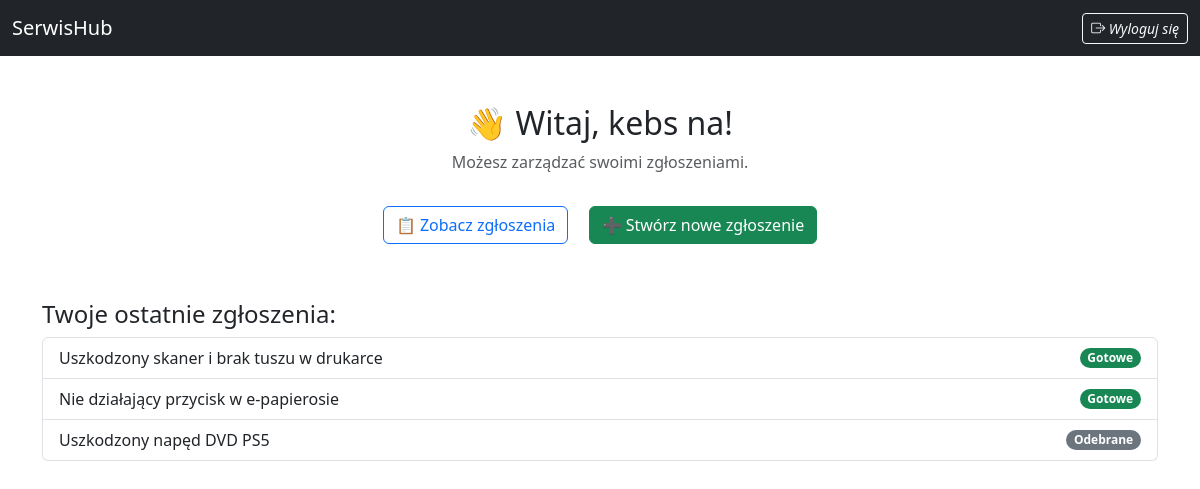
Page /users/main/ (signed in) on the committed database.
### users/models.py (models this page shows, shortened)
class CustomUser(AbstractBaseUser, PermissionsMixin):
    email = models.EmailField(unique=True)
    first_name = models.CharField(max_length=150, blank=True, null=True)
    last_name = models.CharField(max_length=150, blank=True, null=True)
    rola = models.CharField(
        choices=[('klient', 'Klient'), ('pracownik', 'Pracownik'), ('admin', 'Admin')],
        max_length=20,
        default='klient'
    )
    is_active = models.BooleanField(default=True)
    is_staff = models.BooleanField(default=False)
    USERNAME_FIELD = 'email'
    REQUIRED_FIELDS = []
    objects = CustomUserManager()

### tickets/models.py (models this page shows, shortened)
class Ticket(models.Model):
	STATUS_CHOICES = [
		('nowe', 'Nowe'),
		('gotowe', 'Gotowe'),
		('w trakcie', 'W trakcie'),
		('odebrane', 'Odebrane'),
	]
	tytul = models.CharField(max_length=100)
	opis = models.TextField(blank=True)
	data_utworzenia = models.DateTimeField(auto_now_add=True)
	status = models.CharField(choices=STATUS_CHOICES, max_length=100, default='nowe')
	zdjecie = models.ImageField(upload_to='ticket_zdjecia/', blank=True, null=True)
	uzytkownik = models.ForeignKey(settings.AUTH_USER_MODEL, on_delete=models.CASCADE, null=True, blank=True, default=None)
	pracownik = models.ForeignKey(settings.AUTH_USER_MODEL, null=True, blank=True, default=None, on_delete=models.SET_NULL, related_name="tickety_przypisane")

### users/views.py (the view)
# urls.py: path('main/', main_view, name='main'),
def main_view(request):
    storage = get_messages(request)
    retrieved_messages_list = list(storage)
    if retrieved_messages_list:
        print(f"DEBUG (GET main_view): Pobrano wiadomości: {retrieved_messages_list}")
    recent_tickets_list = []
    if request.user.is_authenticated:
        print(f"DEBUG main_view: Próba pobrania zgłoszeń dla użytkownika: {request.user.email} (ID: {request.user.id})")
        if Ticket:
            try:
                if request.user.is_superuser:
                    recent_tickets_queryset = Ticket.objects.all().order_by('-data_utworzenia')
                    print("DEBUG main_view: Admin – wyświetlam wszystkie zgłoszenia.")
                elif request.user.is_staff:
                    recent_tickets_queryset = Ticket.objects.filter(pracownik=request.user).order_by('-data_utworzenia')[:10]
                    print("DEBUG main_view: Pracownik – wyświetlam zgłoszenia przypisane do niego.")
                else:
                    recent_tickets_queryset = Ticket.objects.filter(uzytkownik=request.user).order_by('-data_utworzenia')[:10]
                    print("DEBUG main_view: Klient – wyświetlam swoje zgłoszenia.")
                recent_tickets_list = list(recent_tickets_queryset)
                print(f"DEBUG main_view: Liczba znalezionych zgłoszeń: {len(recent_tickets_list)}")
                if len(recent_tickets_list) > 0:
                    first_ticket_display = getattr(recent_tickets_list[0], 'tytul', f"ID: {recent_tickets_list[0].id}")
                    print(f"DEBUG main_view: Pierwsze znalezione zgłoszenie: {first_ticket_display}")
            except FieldError as e:
                print(f"!!! BŁĄD main_view: FieldError - Nazwa pola w modelu Ticket jest niepoprawna. Sprawdź model! Błąd: {e} !!!")
            except Exception as e:
                print(f"!!! BŁĄD main_view: Inny błąd podczas pobierania zgłoszeń: {e} (Typ: {type(e).__name__}) !!!")
        else:
            print("DEBUG main_view: Model Ticket nie jest dostępny (problem z importem), nie pobrano zgłoszeń.")
    context = {
        'recent_tickets': recent_tickets_list,
    }
    return render(request, 'main.html', context)

### users/templates/main.html (shortened to what this page needs)
{% extends 'base.html' %}
{% block content %}
{% if not request.user.is_authenticated %}
  <div class="container mt-5">
      <div class="card p-5 text-center shadow">
      <h2><i class="bi bi-house-door me-2"></i> Witaj w SerwisHub!</h2>
      <p class="lead text-muted">Zaloguj się lub zarejestruj, aby zarządzać zgłoszeniami serwisowymi.</p>
          <div class="mt-4">
      <a href="{% url 'login' %}" class="btn btn-primary m-2">👤 Zaloguj się</a>
              <a href="{% url 'register' %}" class="btn btn-secondary m-2">📝 Zarejestruj się</a>
        </div>
   </div>
  </div>
{% else %}
  <div class="container text-center mt-5">
      {% if user.is_superuser %}
        <h2 class="text-success">👑 Witaj, Administratorze {{ user.first_name|default:user.email }}!</h2>
        <p class="text-muted">Masz pełny dostęp do wszystkich zgłoszeń i użytkowników.</p>
      {% elif user.is_staff %}
        <h2 class="text-primary">🔧 Witaj, Pracowniku {{ user.first_name|default:user.email }}!</h2>
        <p class="text-muted">Możesz zarządzać zgłoszeniami przypisanymi do Ciebie.</p>
      {% else %}
        <h2>👋 Witaj, {{ user.first_name|default:user.email }}!</h2>
        <p class="text-muted">Możesz zarządzać swoimi zgłoszeniami.</p>
        <div class="my-4">
          <a href="{% url 'ticket-list' %}" class="btn btn-outline-primary m-2">
              📋 Zobacz zgłoszenia
          </a>
          <a href="{% url 'create_ticket' %}" class="btn btn-success m-2">
              ➕ Stwórz nowe zgłoszenie
          </a>
        </div>
      {% endif %}
      {% if recent_tickets %}
      <div class="mt-5 text-start">
          <h4>Twoje ostatnie zgłoszenia:</h4>
          <div class="list-group">
              {% for ticket in recent_tickets %}
              <a href="{% url 'ticket_detail' ticket.id %}" class="list-group-item list-group-item-action d-flex justify-content-between align-items-center">
                  {{ ticket.tytul|default:"Brak tytułu" }}
                  <span class="badge
                  {% if ticket.status == 'nowe' %} bg-primary rounded-pill
                  {% elif ticket.status == 'w trakcie' %} bg-warning rounded-pill
                  {% elif ticket.status == 'gotowe' %} bg-success rounded-pill
                  {% elif ticket.status == 'odebrane' %} bg-secondary rounded-pill
                   {% endif %}">{{ ticket.status|title }}</span>
              </a>
              {% endfor %}
          </div>
      </div>
      {% else %}
        <p class="mt-4">Nie masz jeszcze żadnych zgłoszeń.</p>
      {% endif %}
  </div>
{% endif %}
{% endblock %}

### tickets/templates/base.html (style rules this page uses)
body { scroll-behavior: smooth; }

### rows in the picture
CustomUser: first_name "kebs na"
Ticket: tytul "Uszkodzony skaner i brak tuszu w drukarce", status "Gotowe"
Ticket: tytul "Nie działający przycisk w e-papierosie", status "Gotowe"
Ticket: tytul "Uszkodzony napęd DVD PS5", status "Odebrane"
